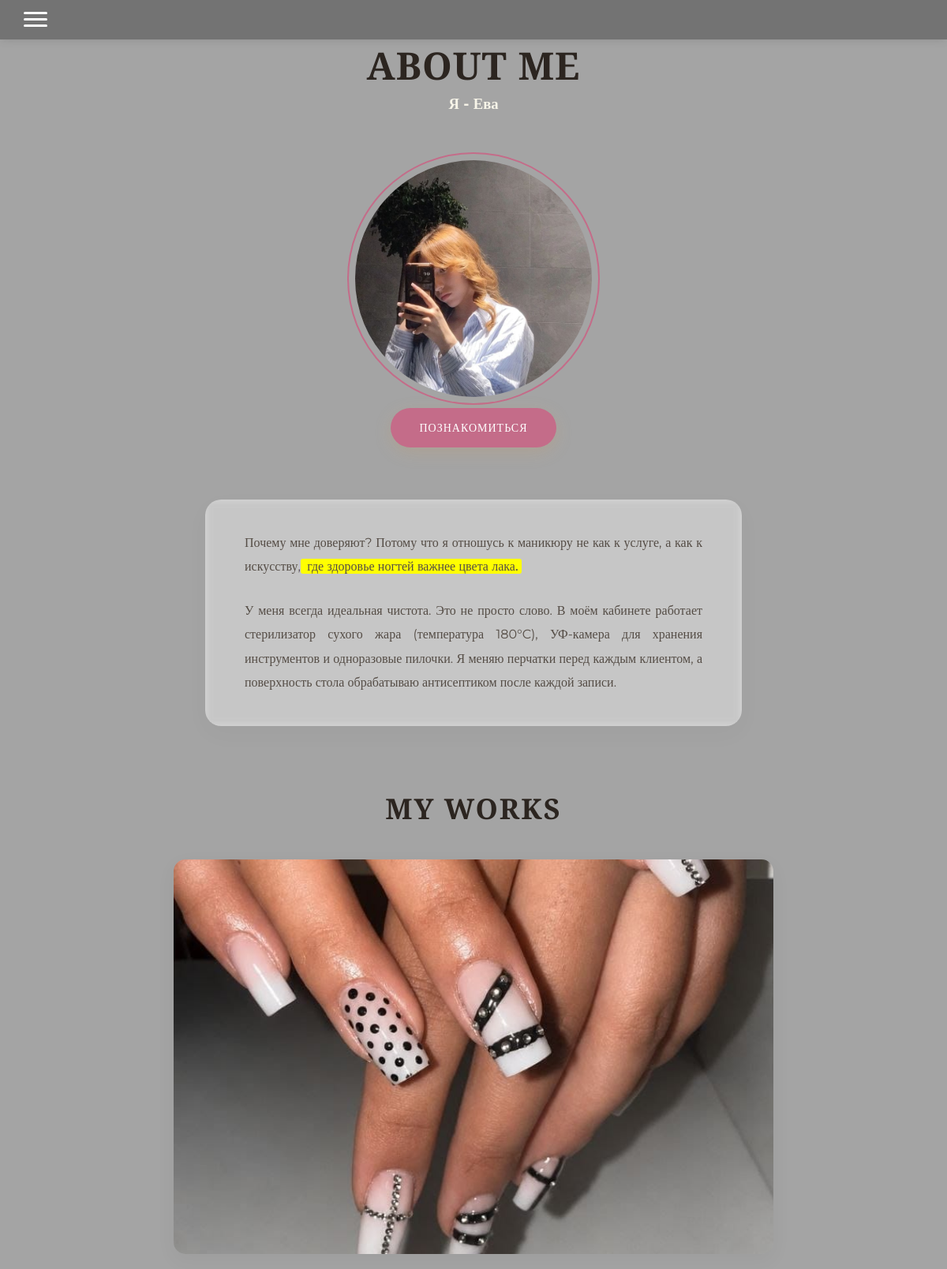
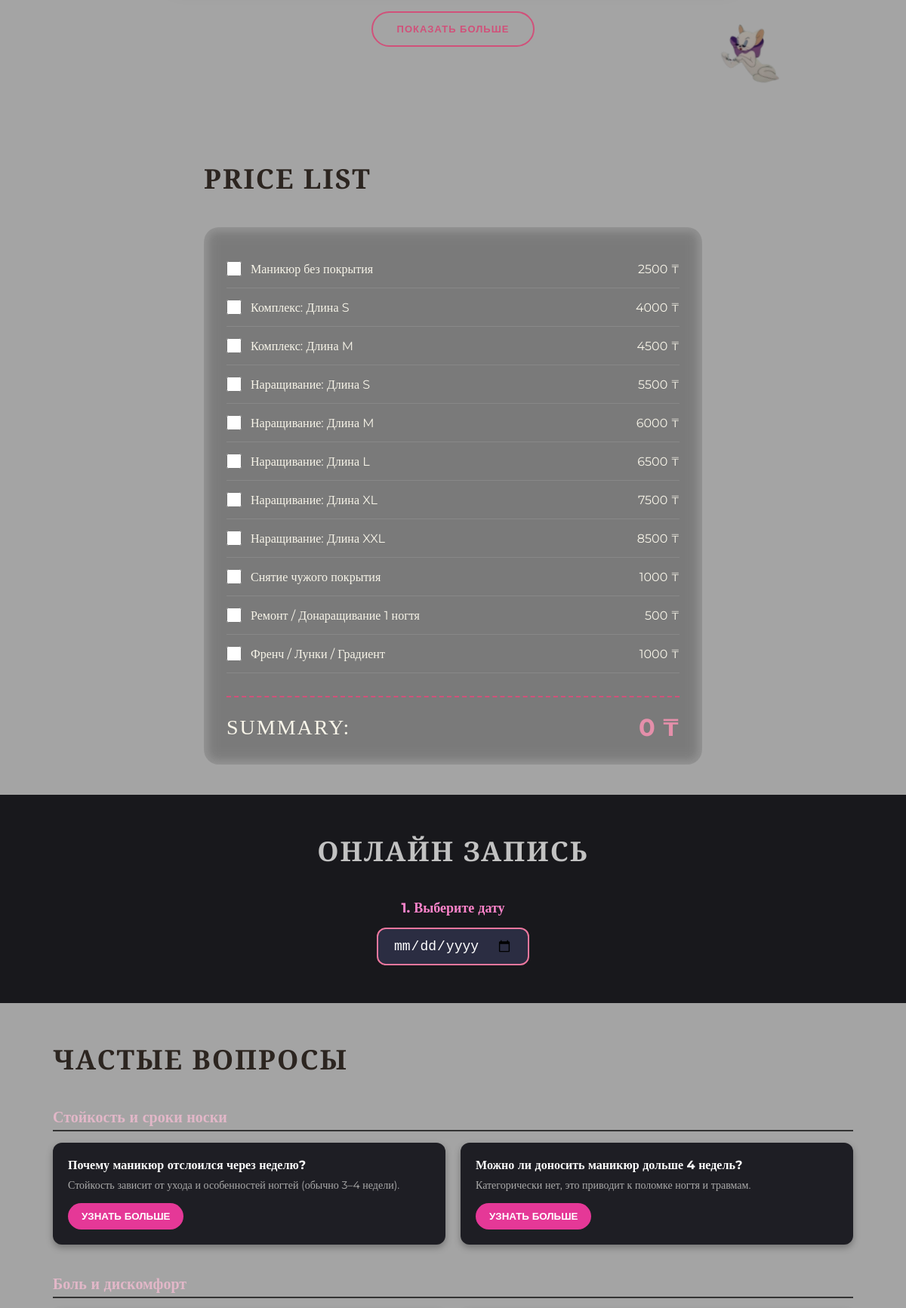
The page / (upper part) on the database its author committed (2 pictures, top to bottom).
### catalog/models.py (models this page shows, shortened)
class Service(models.Model):
    name = models.CharField(max_length=150, verbose_name="Название услуги")
    price = models.IntegerField(verbose_name="Цена (₸)")

### catalog/views.py (the view)
# urls.py: path('', home_page, name='home'),
def home_page(request):
    works = Work.objects.all()
    services = Service.objects.all()
    reviews = Review.objects.all().order_by('-created_at') # Новые отзывы вверху
    bookings = Booking.objects.all()
    occupied_slots = {}
    for b in bookings:
        d_str = b.date.strftime('%Y-%m-%d')
        if d_str not in occupied_slots:
            occupied_slots[d_str] = []
        occupied_slots[d_str].append(b.time_slot)
    return render(request, 'catalog/index.html', {
        'works': works,
        'services': services,
        'reviews': reviews,
        'occupied_slots_json': json.dumps(occupied_slots)
    })

### catalog/templates/catalog/index.html (shortened to what this page needs)
{% load static %}
<!DOCTYPE html>
<html lang="en">
<head>
    <link rel="stylesheet" href="{% static 'catalog/css/style.css' %}">
</head>
<body>
 <header class="header">
       <div class="burger-btn" id="burgerBtn">
        <span></span>
        <span></span>
        <span></span>
    </div>
 </header>
 <main class="main-content">
    <section class="about-section">
        <div class="about-hero">
            <h1 class="about-title">ABOUT ME</h1>
            <h3 class="about-section">Я - Ева</h3>
        </div>
                  <div class="about-avatar-wrapper">
            <img src="{% static 'catalog/images/Eva.jpeg' %}" alt="Eva" class="about-avatar">
                <a href="#descr" class="intro-btn"> ПОЗНАКОМИТЬСЯ </a>
        </div>
        <div id="descr" class="about-discription-block">
            <div class="about-descr">
                <p>
Почему мне доверяют? Потому что я отношусь к маникюру не как к услуге, а как к искусству,<mark class="pink-marker"> где здоровье ногтей важнее цвета лака.</mark></p>
                <p>У меня всегда идеальная чистота. Это не просто слово. В моём кабинете работает стерилизатор сухого жара (температура 180°C), УФ-камера для хранения инструментов и одноразовые пилочки. Я меняю перчатки перед каждым клиентом, а поверхность стола обрабатываю антисептиком после каждой записи.</p>
            </div>
        </div>
    </section>
 </main>
 <section id="works" class="works-section">
    <h2 class="section-title">MY WORKS</h2>
    <div class="works-gallery">
        <div class="work-item main-work">
            <img src="{% static 'catalog/images/example5.jpeg' %}" alt="Маникюр главная">
        </div>
    </div>
    <button id="loadMoreBtn" class="more-btn">ПОКАЗАТЬ БОЛЬШЕ</button>
    <img src="{% static 'catalog/images/cat.png' %}" alt="cat" class="corner-cat">
 </section>
<section id="price" class="price-section">
    <h2 class="section-title">PRICE LIST</h2>
    <div class="price-calculator">
        {% for service in services %}
            <div class="price-item">
                <label class="price-checkbox-label">
                    <input type="checkbox" class="price-check" data-price="{{ service.price }}" data-name="{{ service.name }}">
                    <span class="service-name">{{ service.name }}</span>
                </label>
                <span class="price-tag">{{ service.price }} ₸</span>
            </div>
        {% endfor %}
        <div class="summary-box">
            <span class="summary-label">SUMMARY:</span>
            <span id="totalPrice" class="summary-total">0 ₸</span>
        </div>
    </div>
</section>
<section id="booking" class="booking-section">
    <h2 class="section-title-again">ОНЛАЙН ЗАПИСЬ</h2>
    <div class="booking-container">
        <div class="booking-step">
            <h3>1. Выберите дату</h3>
            <input type="date" id="bookingDate" class="date-picker-input">
        </div>
    </div>
</section>
<section id="faq" class="faq-section">
    <h2 class="section-title">ЧАСТЫЕ ВОПРОСЫ</h2>
    <div class="faq-category">
        <h3 class="faq-category-title"> Стойкость и сроки носки</h3>
        <div class="faq-grid">
            <div class="faq-card">
                <div class="faq-q">Почему маникюр отслоился через неделю?</div>
                <div class="faq-short-a">Стойкость зависит от ухода и особенностей ногтей (обычно 3–4 недели).</div>
                <button class="faq-btn"
                        data-question="Почему маникюр отслоился через неделю, хотя вы говорили, что он держится 3 недели?"
                        data-answer="«Стойкость зависит не только от моих рук, но и от ваших. В идеале покрытие стоит 3–4 недели, но если вы часто моете посуду без перчаток, работаете с химией или имеете тонкие гибкие ногти — срок сокращается. Однако я гарантирую, что в течение 3 дней после приема вы можете прийти на бесплатную коррекцию, если отслойка возникла по моей технической ошибке (плохо запечатала торец)».">
                    УЗНАТЬ БОЛЬШЕ
                </button>
            </div>
            <div class="faq-card">
                <div class="faq-q">Можно ли доносить маникюр дольше 4 недель?</div>
                <div class="faq-short-a">Категорически нет, это приводит к поломке ногтя и травмам.</div>
                <button class="faq-btn"
                        data-question="Можно ли доносить маникюр дольше 4 недель, чтобы сэкономить?"
                        data-answer="«Категорически нет. Центр тяжести смещается, и даже небольшой рычаг может травмировать ногтевую пластину. Чем длиннее отросший край, тем выше риск поломать свой ноготь до мяса. Максимальный срок носки базы — 4 недели, дальше это неэкономия, а лечение».">
                    УЗНАТЬ БОЛЬШЕ
                </button>
            </div>
        </div>
    </div>
    <div class="faq-category">
        <h3 class="faq-category-title">Боль и дискомфорт</h3>
    </div>
</section>
</body>
</html>

### rows shown on the page
Service: name "Маникюр без покрытия", price "2500"
Service: name "Комплекс: Длина S", price "4000"
Service: name "Комплекс: Длина M", price "4500"
Service: name "Наращивание: Длина S", price "5500"
Service: name "Наращивание: Длина M", price "6000"
Service: name "Наращивание: Длина L", price "6500"
Service: name "Наращивание: Длина XL", price "7500"
Service: name "Наращивание: Длина XXL", price "8500"
Service: name "Снятие чужого покрытия", price "1000"
Service: name "Ремонт / Донаращивание 1 ногтя", price "500"
Service: name "Френч / Лунки / Градиент", price "1000"
